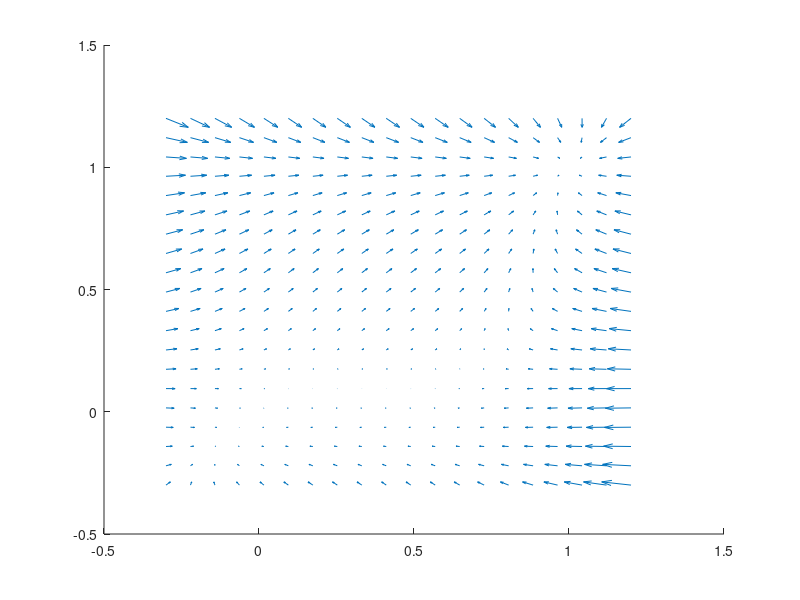

The MATLAB script that drew this image:
x = linspace(-0.3, 1.2, 20);
y = linspace(-0.3, 1.2, 20);
nu1 = 0.005;
nu2 = 0.011;
beta = 0.3;
u = zeros(length(x), length(y));
v = zeros(length(x), length(y));

for i = 1:length(x)
    for j = 1:length(y)
        u(i,j) = -(x(i) - 1).*(x(i).^2 - nu1) + beta*(y(j) - x(i));
        v(i,j) = -(y(j) - 1).*(y(j).^2 - nu2);
    end
end

figure(2); hold on;
quiver(x, y, u.',v.');
% startx = [zeros(1, 21)-0.2, zeros(1,21)+1.1, 0.2:0.1:0.7];
% starty = [0:0.05:1, 0:0.05:1, zeros(1,6)+0.2];
% streamline(x, y, u.', v.', startx, starty);